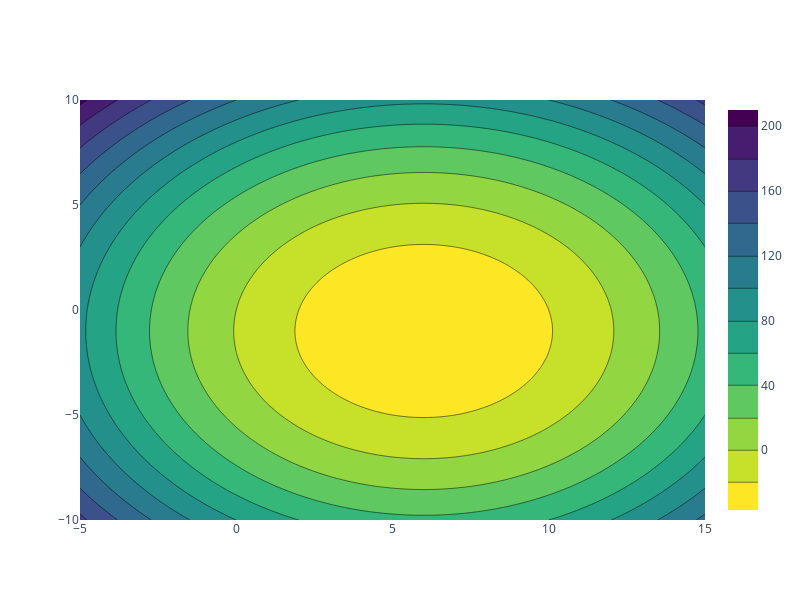

Notebook cell for this chart:
### Code cell
z_contour = go.Contour(name="fmgd",
        x=uvalues, y=vvalues, z=np.reshape(z_values, u.shape),
        colorscale='Viridis', reversescale=True
    )

py.iplot(go.Figure(data=[z_contour], layout = layout))
